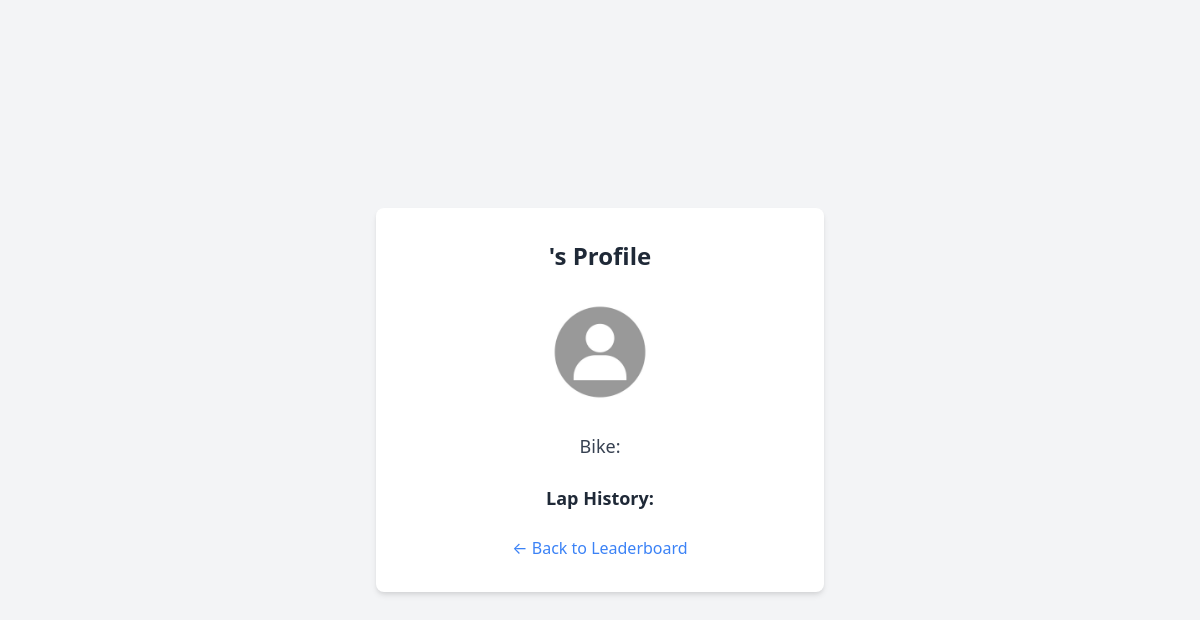
The page /rider/2 on the database as committed earlier.
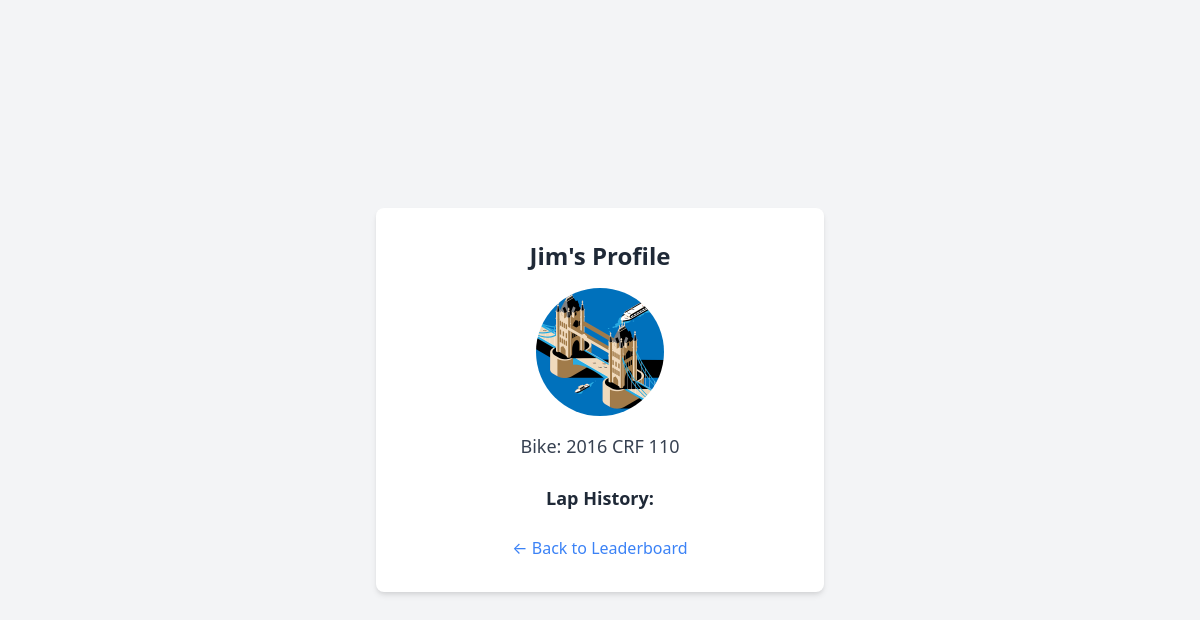
The same page on the database as committed later.
### tables this page shows
CREATE TABLE riders (
                id INTEGER PRIMARY KEY AUTOINCREMENT,
                user_id INTEGER,
                name TEXT NOT NULL,
                profile_pic TEXT,
                bike TEXT,
                best_lap TEXT,
                FOREIGN KEY (user_id) REFERENCES users(id)
            );

### routes.py (the view)
@routes.route('/rider/<int:rider_id>')
def rider_profile(rider_id):
    rider = get_rider_by_id(rider_id)
    rider_laps = get_laps_by_rider(rider_id)
    return render_template('rider.html', rider=rider, rider_laps=rider_laps)

### db.py (called while the page is built)
def get_connection():
    conn = sqlite3.connect(DB_NAME)
    conn.row_factory = sqlite3.Row
    return conn

def get_rider_by_id(rider_id):
    with get_connection() as conn:
        cursor = conn.cursor()
        cursor.execute("SELECT * FROM riders WHERE id = ?", (rider_id,))
        return cursor.fetchone()

def get_laps_by_rider(rider_id):
    with get_connection() as conn:
        cursor = conn.cursor()
        cursor.execute("SELECT lap_time FROM laps WHERE rider_id = ?", (rider_id,))
        return cursor.fetchall()

### templates/rider.html (shortened to what this page needs)
<!DOCTYPE html>
<html lang="en">
<head>
  <link href="https://cdn.jsdelivr.net/npm/tailwindcss@2.2.19/dist/tailwind.min.css" rel="stylesheet">
</head>
<body class="bg-gray-100 min-h-screen flex items-center justify-center px-4 py-8">
  <div class="bg-white shadow-md rounded-lg p-8 w-full max-w-md text-center">
    <h2 class="text-2xl font-bold text-gray-800 mb-4">{{ rider.name }}'s Profile</h2>
    {% if rider.profile_pic %}
      <img src="{{ url_for('static', filename=rider.profile_pic) }}" alt="Profile Picture" class="w-32 h-32 object-cover mx-auto rounded-full mb-4">
    {% else %}
      <img src="{{ url_for('static', filename='profile_pics/sampleUser.jpg') }}" alt="Default Profile Picture" class="w-32 h-32 object-cover mx-auto rounded-full mb-4">
    {% endif %}
    <p class="text-lg text-gray-700 mb-6">Bike: {{ rider.bike }}</p>
    <h3 class="text-lg font-semibold text-gray-800 mb-2">Lap History:</h3>
    <a href="/leaderboard" class="text-blue-500 hover:underline">← Back to Leaderboard</a>
  </div>
</body>
</html>

Rows that differ between the two databases and show on the page:
added riders: name "Jim", profile_pic (picture), bike "2016 CRF 110"
